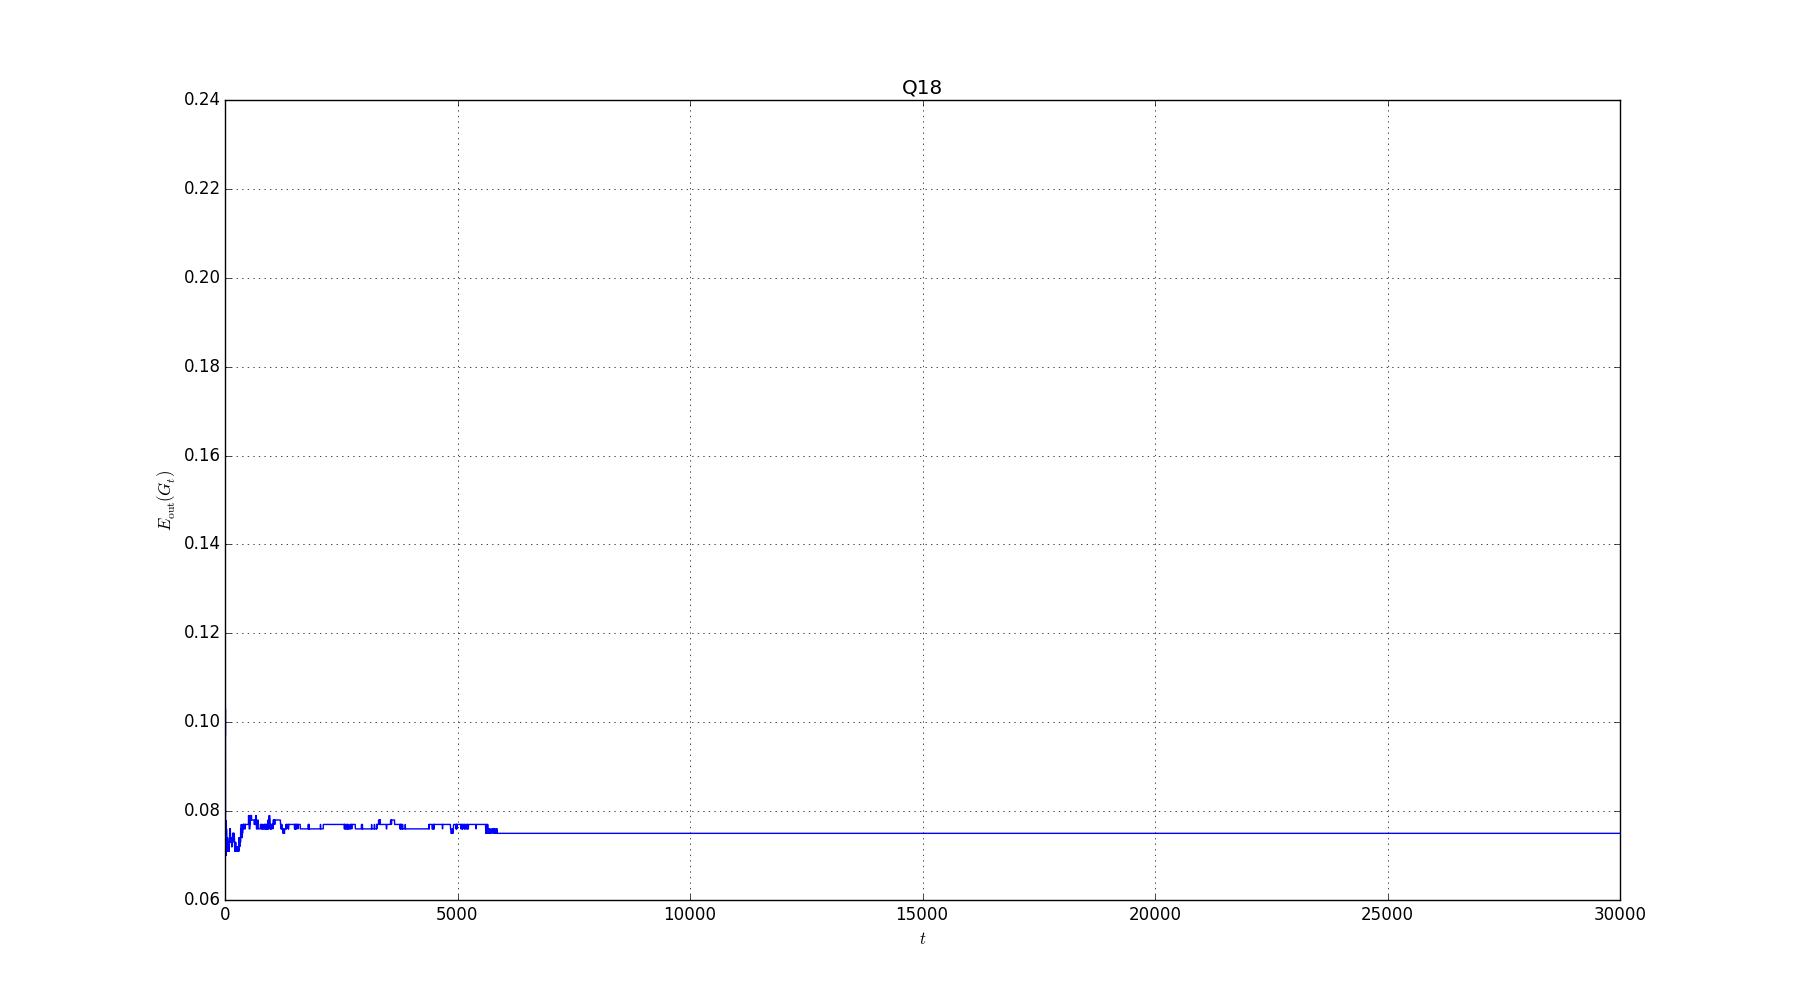

Python code for this plot:
import time
import random
import numpy as np
import matplotlib.pyplot as plt
from collections import Counter

class Tree(object):
    def __init__(self):
        self.left  = None
        self.right = None
        self.data  = None

def bootstrap(N, DATA):
    dataList = []
    for n in range(N):
        dataList.append(random.choice(DATA))
    return np.array(dataList)

def xySort(xyList):
    x = xyList[:, 0:(xyList.shape[1] - 1)]
    y = xyList[:, xyList.shape[1] - 1]

    dataList = []
    data     = np.column_stack((x, y))
    for xI in range(len(x[0])):
        data = data[data[:, xI].argsort()]
        dataList.append(data)
    return np.array(dataList)

def GiniIdx(yArr):
    N = len(yArr)
    totSum = 0.0
    for k in Counter(yArr):
        ySum = 0.0
        for y in yArr:
            if y == k:
                ySum += 1
        totSum += (ySum / N) ** 2
    return (1 - totSum)

def oneFeatBC(data):
    dsList = []
    y = data[:, data.shape[1] - 1]
    N = len(y)

    for n in range(N):
        dcNum1, dcNum2, impur1, impur2 = 0, 0, 0.0, 0.0
        if n == 0:
            dsList.append(N * GiniIdx(y))
        else:
            dcNum1 = n
            impur1 = GiniIdx(y[0:n])
            dcNum2 = N - n
            impur2 = GiniIdx(y[n:])
            dsList.append(dcNum1 * impur1 + dcNum2 * impur2)
    minIdx = np.argmin(dsList)
    return np.array([minIdx, dsList[minIdx]]) # return the index and min value of number times impurity of this dimension

def branchCrite(xyList):
    if xyList.shape[0] == 0:
        return (0, 0, 1.0, 0.0, np.zeros(1))

    dataList = xySort(xyList)

    deciList = []
    for idx in range(len(dataList)):
        deciList.append(oneFeatBC(dataList[idx]))
    deciList = np.array(deciList)
    fIdx  = np.argmin(deciList[:, 1]) # choosen feature index
    Idx   = deciList[fIdx][0]         # seperated index of feature dimension
    data  = dataList[fIdx]            # sorted (x, y)
    dataX = data[:, fIdx]
    dataY = data[:, data.shape[1] - 1]

    h = np.ones(len(dataY))
    theta = 0.0
    if Idx > 0: # 1-base
        theta = (dataX[Idx - 1] + dataX[Idx]) / 2
        for i in range(int(Idx)):
            h[i] = -1.0

    hPCor = np.mean((dataY != h).astype(int))
    hNCor = np.mean((dataY != -h).astype(int))
    s = 1.0 if hPCor > hNCor else -1.0
    h = h   if s == 1.0      else -h
    return (fIdx, Idx, s, theta, h)

def decisionTree(dataList, prefIdx, preIdx, preS, preTheta, root):
    (fIdx, Idx, s, theta, h) = branchCrite(dataList)
    if Idx == 0:
        return None
    else:
        root.data = (fIdx, s, theta)

        data   = dataList[dataList[:, fIdx].argsort()] # sort data by some feature
        d1, d2 = data[0:Idx, :], data[Idx:, :]         # seperate data into two parts

        root.left  = decisionTree(d1, fIdx, Idx, s, theta, Tree())
        root.right = decisionTree(d2, fIdx, Idx, s, theta, Tree())

        return root

def treePredict(x, deciTree):
    res = 0
    tree = deciTree
    while res == 0:
        fIdx  = tree.data[0]
        s     = tree.data[1]
        theta = tree.data[2]
        if x[fIdx] < theta:
            if tree.left:
                tree = tree.left
            else:
                res = s * 1.0
        else:
            if tree.right:
                tree = tree.right
            else:
                res = s * (-1.0)
    return res

def treeCalErr(X, Y, treeList):
    resList = []
    for tree in treeList:
        y = []
        for x in X:
            y.append(treePredict(x, tree))
        resList.append(np.mean((y != Y).astype(int)))
    return np.array(resList)

def bagAlg(T, N, DATA):
    treeList = []
    for t in range(T):
        D = bootstrap(N, DATA)
        deciTree = decisionTree(D, 0, 0, 1.0, 0.0, Tree())
        treeList.append(deciTree)
    return np.array(treeList)

def plotHist(x, y, xLabel, yLabel, title, width, isFloat):
    plt.figure(figsize=(18, 10))
    plt.title(str(title))
    plt.xlabel(str(xLabel))
    plt.ylabel(str(yLabel))
    if isFloat: plt.hist(x)
    else: plt.plot(x, y)
    plt.grid(True)
    plt.draw()
    plt.savefig(title)
    plt.close()

def main():
    T = 300
    REPEAT = 100

    t0 = time.time()

    TRAIN18_FILE = 'hw3_train.dat'
    TRAIN18_DATA = np.loadtxt(TRAIN18_FILE, dtype=np.float)
    xTra18 = TRAIN18_DATA[:, 0:(TRAIN18_DATA.shape[1] - 1)]
    yTra18 = TRAIN18_DATA[:, TRAIN18_DATA.shape[1] - 1]

    TEST18_FILE = 'hw3_test.dat'
    TEST18_DATA = np.loadtxt(TEST18_FILE, dtype=np.float)
    xTes18 = TEST18_DATA[:, 0:(TEST18_DATA.shape[1] - 1)]
    yTes18 = TEST18_DATA[:, (TEST18_DATA.shape[1] - 1)]
    
    Nprime   = len(TRAIN18_DATA)
    treeList = []
    for times in range(REPEAT):
        treeList = np.append(treeList, bagAlg(T, Nprime, TRAIN18_DATA))

    pdList = []
    for tree in treeList:
        resList = []
        for x in xTes18:
            resList.append(treePredict(x, tree))
        pdList.append(np.array(resList))

    N = len(yTes18)
    EGtList = []
    idx = 0
    arr = np.zeros(N)
    while idx < (T * REPEAT):
        arr = np.add(arr, pdList[idx])
        pd  = np.copy(arr)
        pd[pd >= 0] = 1.0
        pd[pd <  0] = -1.0
        EGtList.append(np.mean((pd != yTes18).astype(int)))
        idx += 1

    repeatList = np.array(range(T * REPEAT)) + 1
    plotHist(repeatList, EGtList, r"$t$", r'$E_{\mathrm{out}}(G_t)$', "Q18", 1, False)

    t1 = time.time()

    print "============================================"
    print "Q18: Eout =", np.mean(EGtList)
    print "--------------------------------------------"
    print "Q18 costs", t1 - t0, 'seconds'
    print "============================================"

if __name__ == '__main__':
    main()